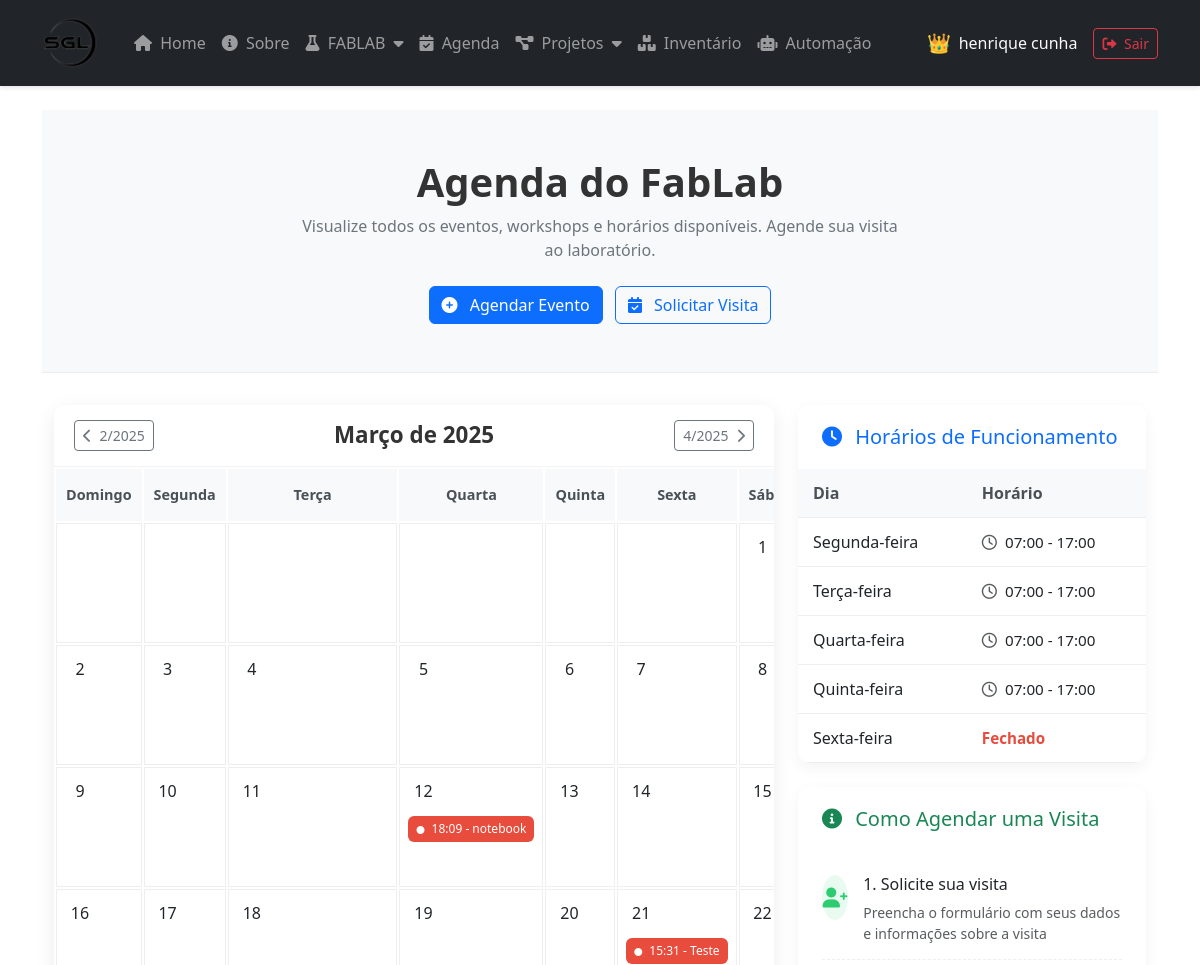
The page /logs/agenda/ (signed in, upper part) on the database as committed earlier.
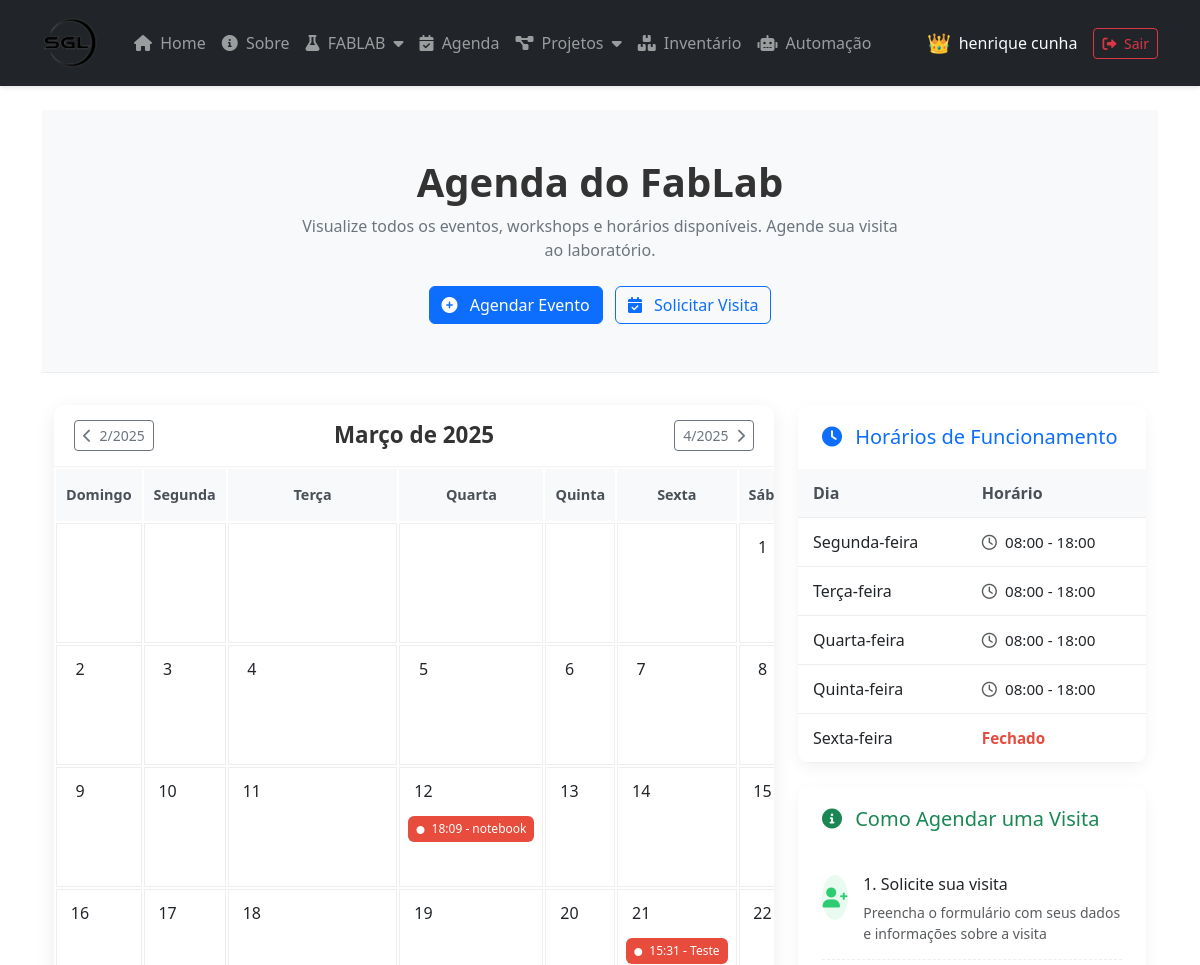
The same page on the database as committed later.
### logs/models.py (models this page shows, shortened)
class LabSchedule(models.Model):
    DAY_CHOICES = [
        (0, _('Segunda-feira')),
        (1, _('Terça-feira')),
        (2, _('Quarta-feira')),
        (3, _('Quinta-feira')),
        (4, _('Sexta-feira')),
        (5, _('Sábado')),
        (6, _('Domingo')),
    ]
    day_of_week = models.IntegerField(_("Dia da Semana"), choices=DAY_CHOICES)
    opening_time = models.TimeField(_("Horário de Abertura"))
    closing_time = models.TimeField(_("Horário de Fechamento"))
    is_closed = models.BooleanField(_("Fechado"), default=False)
    class Meta:
        verbose_name = _("Horário de Funcionamento")
        verbose_name_plural = _("Horários de Funcionamento")
        ordering = ['day_of_week']

### logs/views.py (the view)
# urls.py: path('agenda/', views.agenda_home, name='agenda_home'),
@login_required
def agenda_home(request):
    today = timezone.now()
    year = int(request.GET.get('year', today.year))
    month = int(request.GET.get('month', today.month))
    if month < 1:
        month = 12
        year -= 1
    elif month > 12:
        month = 1
        year += 1
    first_day = datetime(year, month, 1)
    last_day = datetime(year, month, calendar.monthrange(year, month)[1])
    events = Event.objects.filter(
        approved=True,
        start_time__gte=first_day,
        start_time__lte=last_day + timedelta(days=1)
    ).order_by('start_time')
    cal_obj = calendar.Calendar(firstweekday=6)  # 6 = domingo como primeiro dia da semana
    cal = cal_obj.monthdayscalendar(year, month)
    lab_schedule = LabSchedule.objects.all().order_by('day_of_week')
    prev_month = month - 1 if month > 1 else 12
    prev_year = year if month > 1 else year - 1
    next_month = month + 1 if month < 12 else 1
    next_year = year if month < 12 else year + 1
    month_names = {
        1: 'Janeiro', 2: 'Fevereiro', 3: 'Março', 4: 'Abril',
        5: 'Maio', 6: 'Junho', 7: 'Julho', 8: 'Agosto',
        9: 'Setembro', 10: 'Outubro', 11: 'Novembro', 12: 'Dezembro'
    }
    month_name = month_names[month]
    pending_count = 0
    if request.user.is_staff:
        pending_count = Event.objects.filter(approved=False).count()
    context = {
        'events': events,
        'calendar': cal,
        'month': month,
        'month_name': month_name,
        'year': year,
        'prev_month': prev_month,
        'prev_year': prev_year,
        'next_month': next_month,
        'next_year': next_year,
        'today': today,
        'lab_schedule': lab_schedule,
        'pending_count': pending_count,
    }
    return render(request, 'logs/agenda_home.html', context)

### logs/context_processors.py (called while the page is built)
def pending_events_count(request):
    context = {}
    if request.user.is_authenticated and request.user.is_staff:
        context['pending_events_count'] = Event.objects.filter(approved=False).count()
        one_week_ago = timezone.now().date() - timezone.timedelta(days=7)
        context['recent_errors_count'] = Action.objects.filter(
            date__gte=one_week_ago,
            severity__in=['error', 'critical']
        ).count()
    return context

### logs/templates/logs/agenda_home.html (shortened to what the changed rows need)
{% extends 'layout.html' %}
{% load static %}
{% block content %}
<section class="header-section">
    <div class="container">
        <div class="text-center">
            <h1>Agenda do FabLab</h1>
        </div>
    </div>
</section>
<div class="container mb-5">
    <div class="row">
        <div class="col-lg-8">
            <div class="calendar-wrapper mb-4">
                <div class="table-responsive">
                    <table class="calendar">
                        <thead>
                            <tr>
                                <th>Domingo</th>
                                <th>Segunda</th>
                                <th>Terça</th>
                                <th>Quarta</th>
                                <th>Quinta</th>
                                <th>Sexta</th>
                                <th>Sábado</th>
                            </tr>
                        </thead>
                    </table>
                </div>
            </div>
        </div>
        <div class="col-lg-4">
            <div class="card mb-4">
                <div class="card-body p-0">
                    <table class="schedule-table">
                        <thead>
                            <tr>
                                <th>Dia</th>
                                <th>Horário</th>
                            </tr>
                        </thead>
                        <tbody>
                            {% for schedule in lab_schedule %}
                                <tr>
                                    <td class="schedule-day">{{ schedule.get_day_of_week_display }}</td>
                                    <td class="schedule-hours">
                                        {% if schedule.is_closed %}
                                            <span class="schedule-closed">Fechado</span>
                                        {% else %}
                                            <i class="far fa-clock me-1 text-muted"></i>
                                            {{ schedule.opening_time|time:"H:i" }} - {{ schedule.closing_time|time:"H:i" }}
                                        {% endif %}
                                    </td>
                                </tr>
                            {% empty %}
                                <tr>
                                    <td colspan="2" class="text-center py-3">Horários não definidos</td>
                                </tr>
                            {% endfor %}
                        </tbody>
                    </table>
                </div>
            </div>
        </div>
    </div>
</div>
{% endblock %}

Rows that differ between the two databases and show on the page:
changed LabSchedule "Segunda-feira": opening_time "07:00" → "08:00"; closing_time "17:00" → "18:00"
changed LabSchedule "Terça-feira": opening_time "07:00" → "08:00"; closing_time "17:00" → "18:00"
changed LabSchedule "Quarta-feira": opening_time "07:00" → "08:00"; closing_time "17:00" → "18:00"
changed LabSchedule "Quinta-feira": opening_time "07:00" → "08:00"; closing_time "17:00" → "18:00"
